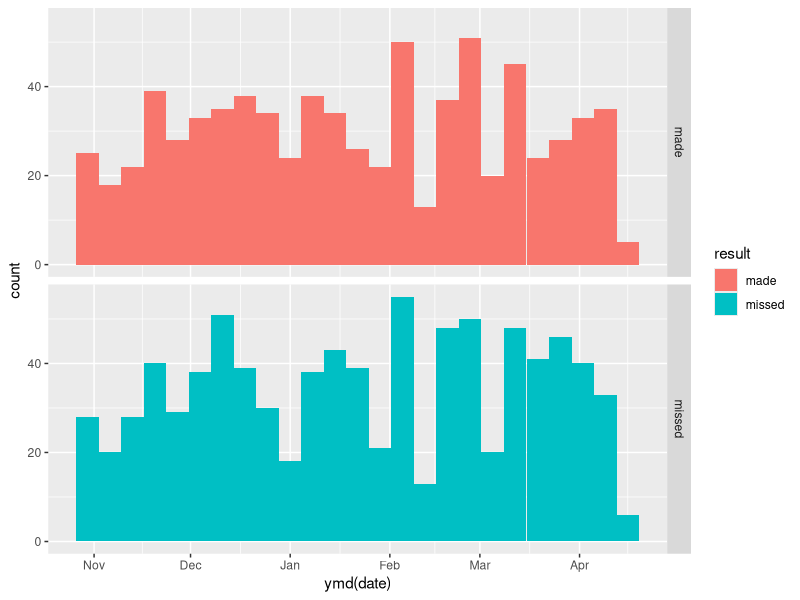

Source code (R):
## ---- chunk 1
library(lubridate)
#An estimate of how many days in a year
years(1) / days(1)
#find out how many days in this year
next_year <- today() + years(1)
(today() %--% next_year) / ddays(1)
## ---- chunk 2
2 * dyears(1)
dyears(1) + dweeks(12) + dhours(15)
tomorrow <- today() + ddays(1)
last_year <- today() - dyears(1)
## ---- chunk 3

one_pm <- ymd_hms("2016-03-12 13:00:00", tz = "America/New_York")
one_pm

#wrong result using duration
one_pm + ddays(1)

#correct result using period
one_pm + days(1)
## ---- chunk 4
today()
now()
## ---- chunk 5
library(tidyverse)
attach(lakers)
str(lakers)
lakers %>% 
  filter(player=="Kobe Bryant", etype=="shot") %>% 
  ggplot(aes(ymd(date),fill=result))+
  geom_histogram(binwidth = 7)+ facet_grid(result~.)
  

